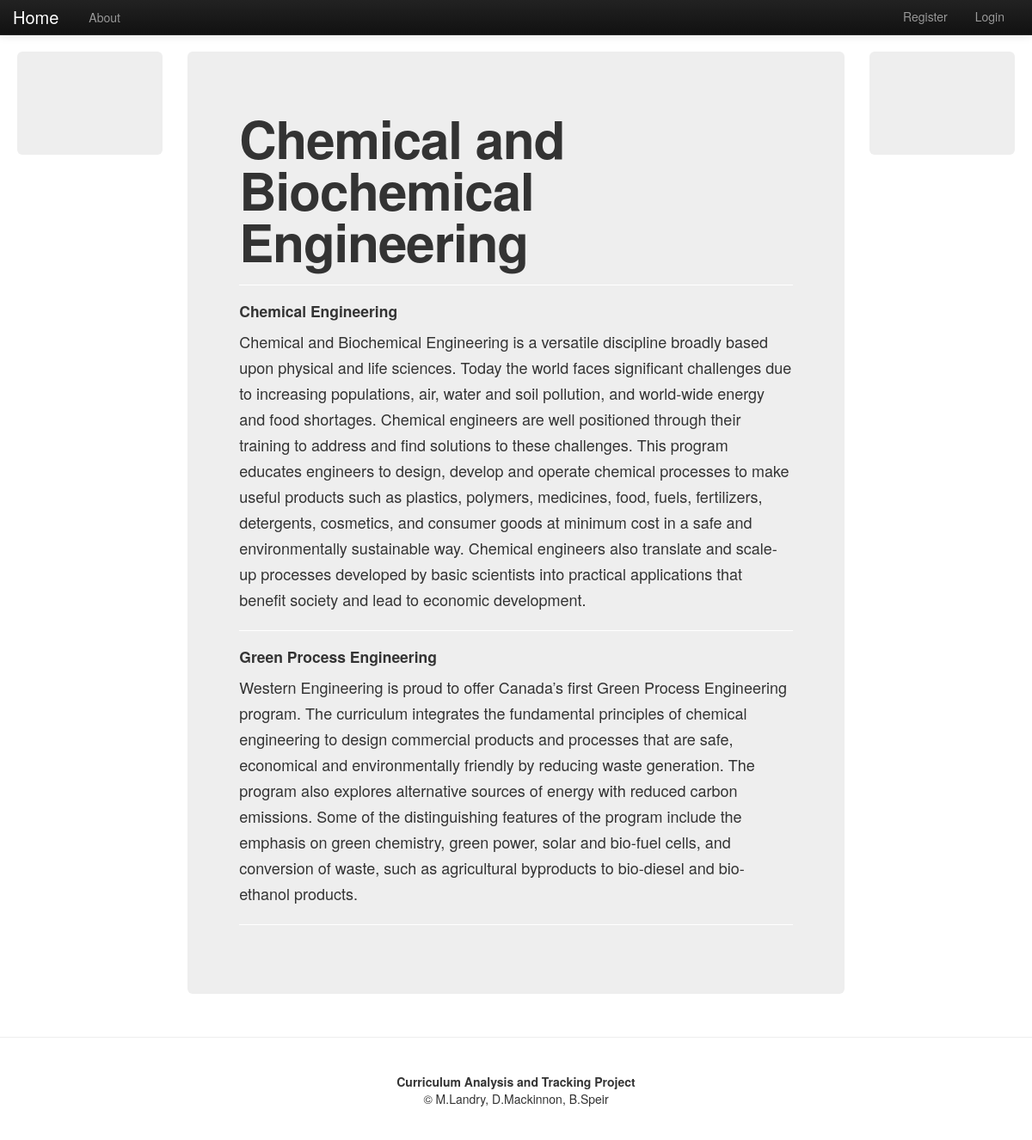
Screenshot of /curriculum/departments/Chemical_and_Biochemical_Engineering/ with the database file from the repository.
### curriculum/models.py (models this page shows, shortened)
class Department(models.Model):
	name = models.CharField(max_length = 128, unique = True)
	head = models.OneToOneField(UserInfo)
	website = models.URLField(blank = True)

class ProgramStream(models.Model):
	name = models.CharField(max_length = 128, unique = True)
	description = models.CharField(max_length= 850, blank = True)
	department = models.ForeignKey(Department)
	courses = models.ManyToManyField(Course, related_name = 'course_list')

### curriculum/views.py (the view)
# urls.py: url(r'^departments/(?P<department_name_url>\w+)/$',views.department,name='department'),
def department(request, department_name_url):
	context = RequestContext(request)
	department_name = department_name_url.replace('_',' ')
	context_dict = {'department_name': department_name}
	try:
		department = Department.objects.get(name = department_name)
		program_streams = ProgramStream.objects.filter(department=department)
		context_dict['program_streams'] = program_streams
		context_dict['department'] = department
	except Department.DoesNotExist:
		pass
	return render_to_response('curriculum/department.html',context_dict,context)

### templates/curriculum/department.html (shortened to what this page needs)
{% extends 'curriculum/base.html' %}
{% load static %}
{% block body_block %}
<div class = "hero-unit">
    <h1>{{ department_name }}</h1>
	<hr>
	{% if program_streams %}
    {% for program_stream in program_streams %}
		<h4>{{ program_stream.name }}</h4>
		<p>{{ program_stream.description }}</p>
		<hr>
    {% endfor %}
	{% else %}
		<h3>There were no program streams present...</h3>
	{% endif %}
</div>
{% endblock %}

### rows the page displays
Department: name "Chemical and Biochemical Engineering"
ProgramStream: name "Chemical Engineering", description "Chemical and Biochemical Engineering is a versatile discipline broadly based upon physical and life sciences. Today the world faces significant challenges due to increasing populations, air, water and soil pollution, and world-wide energy and food shortages. Chemical engineers are well positioned through their training to address and find solutions to these challenges. This program educates engineers to design, develop and operate chemical processes to make useful products such as plastics, polymers, medicines, food, fuels, fertilizers, detergents, cosmetics, and consumer goods at minimum cost in a safe and environmentally sustainable way. Chemical engineers also translate and scale-up…"
ProgramStream: name "Green Process Engineering", description "Western Engineering is proud to offer Canada’s first Green Process Engineering program. The curriculum integrates the fundamental principles of chemical engineering to design commercial products and processes that are safe, economical and environmentally friendly by reducing waste generation. The program also explores alternative sources of energy with reduced carbon emissions. Some of the distinguishing features of the program include the emphasis on green chemistry, green power, solar and bio-fuel cells, and conversion of waste, such as agricultural byproducts to bio-diesel and bio-ethanol products."
